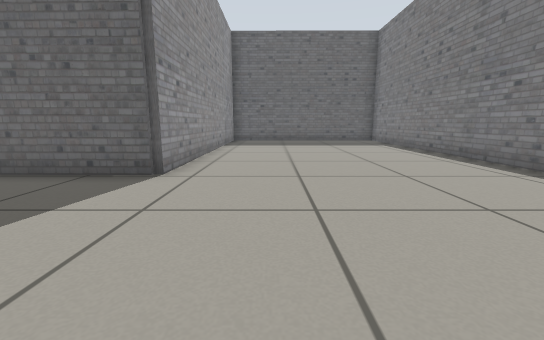
view 1 (above)

21 first-person views from a walk through a Gazebo world. The camera is 0.5 m above the floor, tilts 10° down and sees 90° across. The floor is counted in squares, 0.5 m on a side. Each view is taken from the middle of a square. On the plan, view 1 faces up. The plan holds only what a view shows up to about 11 squares ahead; the rest is blank.

view 2
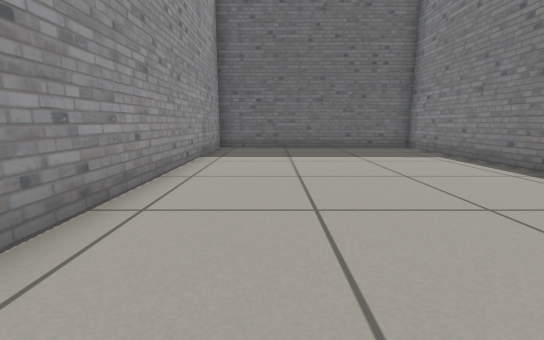

view 3
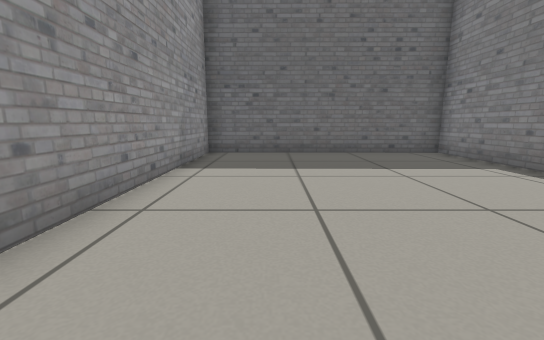

view 4
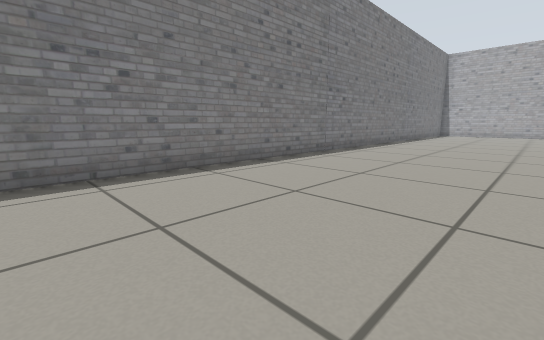

view 5
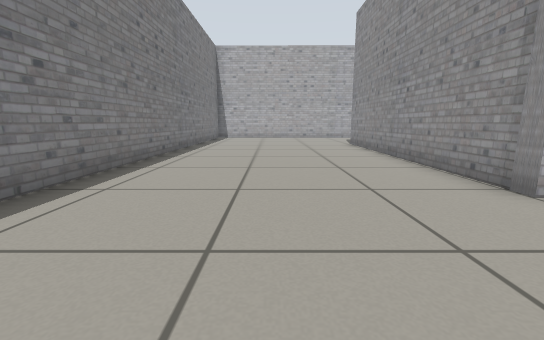

view 6
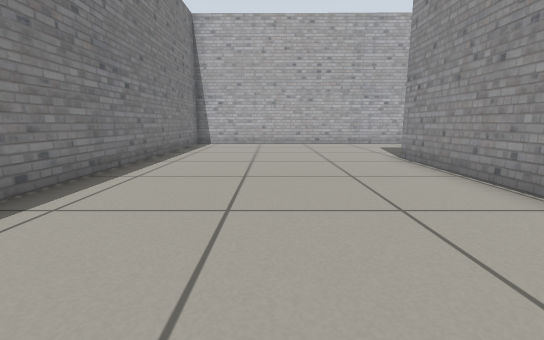

view 7
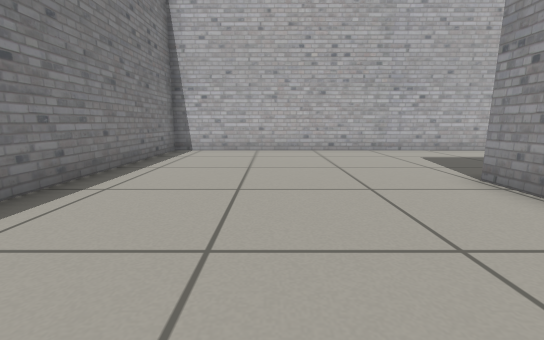

view 8
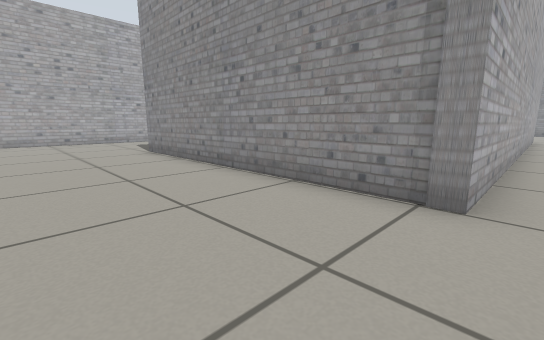

view 9
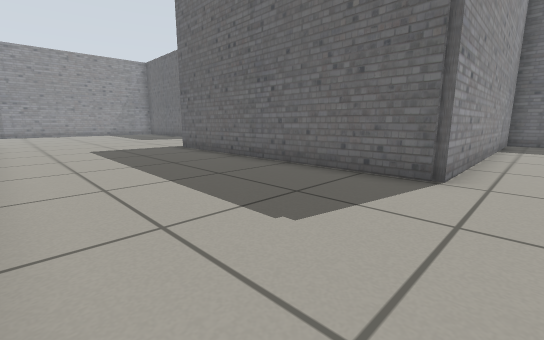

view 10
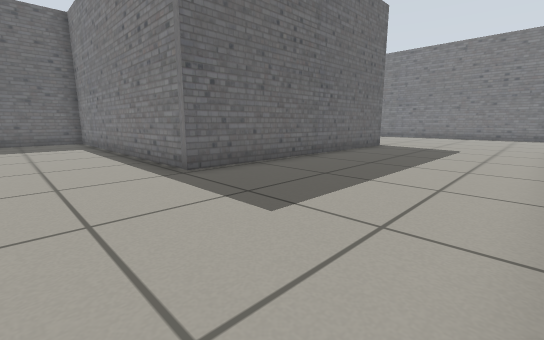

view 11
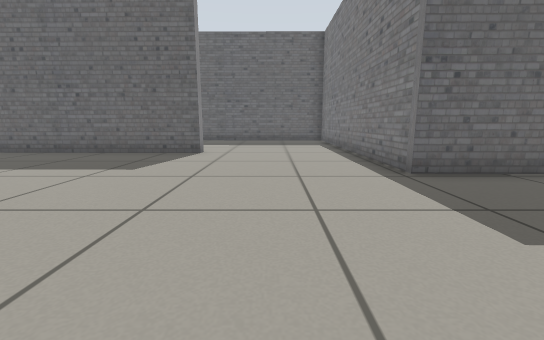

view 12
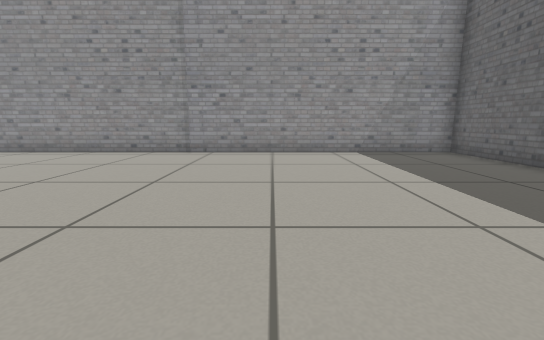

view 13
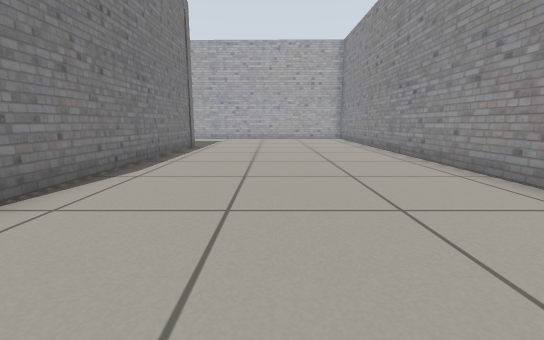

view 14
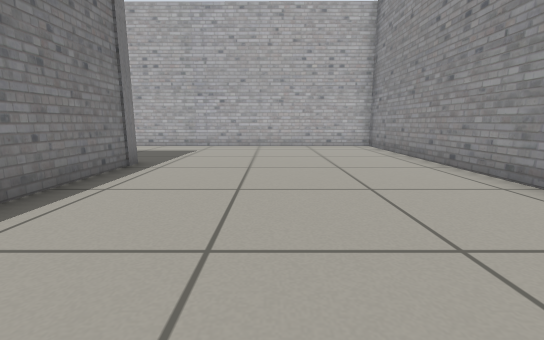

view 15
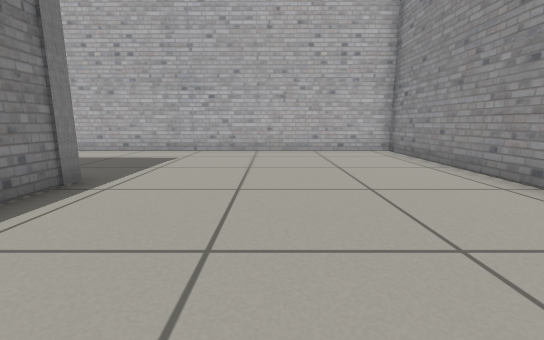

view 16
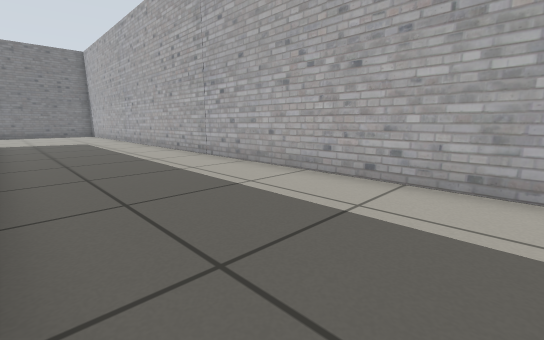

view 17
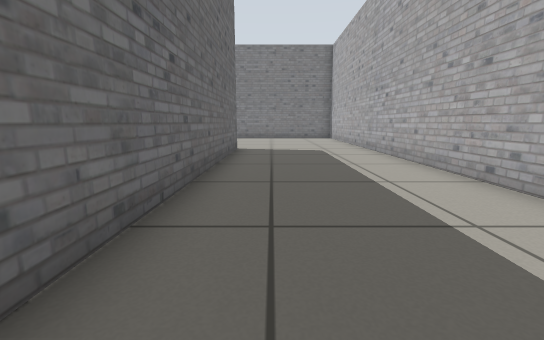

view 18
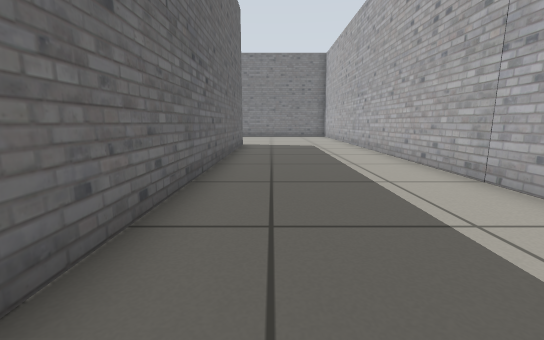

view 19
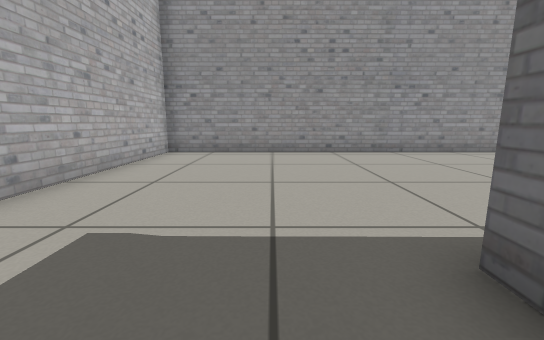

view 20
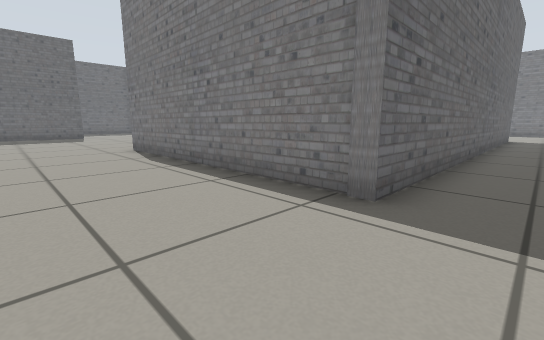

view 21
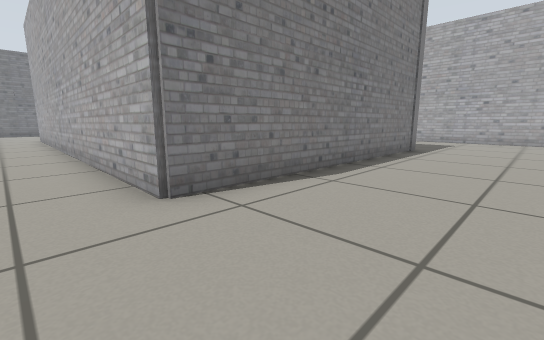

### Floor plan
Points are (right, up) in squares from view 1. A wall is a line through its corners. A room is listed if a view was taken in it or the views show most of it. See-through windows are left out.
Room 1 (views 1, 2, 3, 4, 5, 6, 7, 8)
walls: (-1.6, -0.5) (-1.6, -9.7); (-0.5, -14.7) (5.4, -14.7) (5.4, 14.9) (-2.1, 15) (-2.1, 5.1)
ways out: opening at (-2, 2) to room 2; opening at (-1.2, -12) to room 2
Room 2 (views 9, 10, 11, 12, 13, 14, 15, 16, 17, 18, 19, 20, 21)
walls: (-16.3, 8.8) (-24.1, 8.9) (-24.1, -14.5) (-0.5, -14.7); (-1.6, -9.7) (-16.7, -9.6) (-16.6, -0.4) (-1.6, -0.5); (-2.1, 5.1) (-11.3, 5.2) (-11.3, 8.4)
ways out: opening at (-2, 2) to room 1; opening at (-1.2, -12) to room 1; opening at (-14, 9)

Where each view was taken, in squares from view 1:
view 1: 0 up, 0 right, facing up
view 2: 4 up, 0 right, facing up
view 3: 6 up, 0 right, facing up
view 4: 8 up, 0 right, facing down-right
view 5: 3 up, 2 right, facing down
view 6: 2 down, 2 right, facing down
view 7: 5 down, 2 right, facing down
view 8: 0 up, 2 right, facing down-left
view 9: 0 up, 1 left, facing up-left
view 10: 0 up, 14 left, facing up-right
view 11: 0 up, 14 left, facing up
view 12: 3 up, 15 left, facing left
view 13: 2 up, 20 left, facing down
view 14: 3 down, 20 left, facing down
view 15: 5 down, 20 left, facing down
view 16: 10 down, 17 left, facing down-right
view 17: 11 down, 12 left, facing right
view 18: 11 down, 14 left, facing right
view 19: 11 down, 15 left, facing left
view 20: 11 down, 20 left, facing up-right
view 21: 1 up, 20 left, facing down-right
